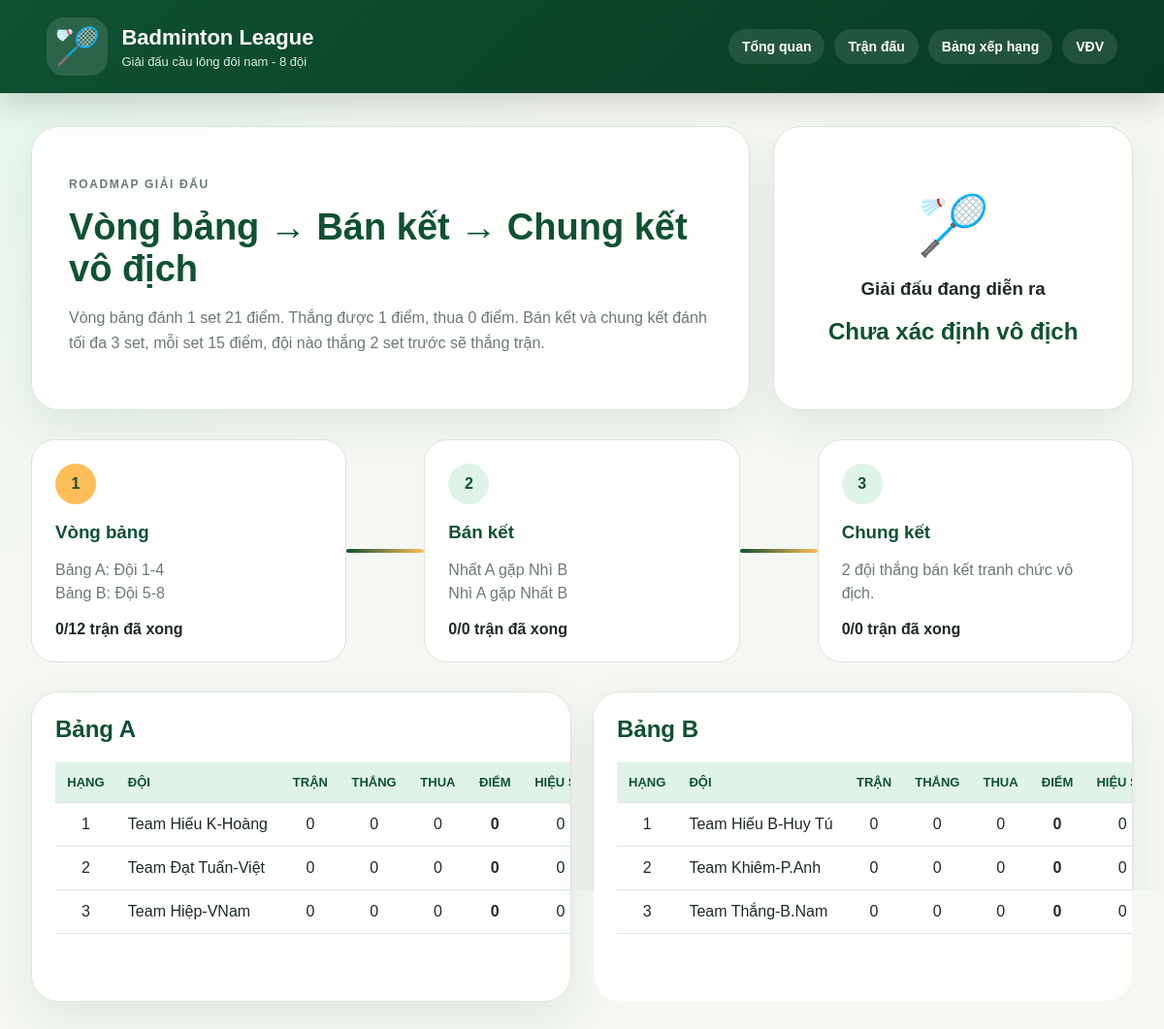
The page / on the database its author committed.
### tables this page shows
CREATE TABLE teams (
            id INTEGER PRIMARY KEY AUTOINCREMENT,
            name TEXT NOT NULL UNIQUE,
            group_name TEXT NOT NULL
        );

### app.py (the view)
@app.route('/')
def index():
    generate_semifinals_if_ready()
    generate_final_if_ready()
    return render_template('index.html', roadmap=roadmap_status(), standings_a=group_standings('A'), standings_b=group_standings('B'))

### app.py (called while the page is built, shortened)
def get_db():
    conn = sqlite3.connect(DB_PATH)
    conn.row_factory = sqlite3.Row
    return conn

def all_group_matches_finished():
    conn = get_db()
    row = conn.execute("SELECT COUNT(*) AS c FROM matches WHERE stage='group' AND status!='finished'").fetchone()
    return row['c'] == 0

def generate_semifinals_if_ready():
    if not all_group_matches_finished():
        return False

def generate_final_if_ready():
    conn = get_db()
    cur = conn.cursor()
    cur.execute("SELECT COUNT(*) AS c FROM matches WHERE stage='final'")
    if cur.fetchone()['c'] > 0:
        conn.close()
        return True
    semis = conn.execute("SELECT * FROM matches WHERE stage='semifinal' ORDER BY display_order").fetchall()
    if len(semis) != 2 or any(m['status'] != 'finished' or not m['winner_id'] for m in semis):
        conn.close()
        return False
    cur.execute('''INSERT INTO matches(stage, round_name, team1_id, team2_id, display_order)
                   VALUES ('final', 'Chung kết vô địch', ?, ?, 200)''', (semis[0]['winner_id'], semis[1]['winner_id']))
    conn.commit()
    conn.close()
    return True

### templates/index.html
{% extends 'base.html' %}
{% block content %}
<section class="hero">
    <div>
        <p class="eyebrow">Roadmap giải đấu</p>
        <h2>Vòng bảng → Bán kết → Chung kết vô địch</h2>
        <p>Vòng bảng đánh 1 set 21 điểm. Thắng được 1 điểm, thua 0 điểm. Bán kết và chung kết đánh tối đa 3 set, mỗi set 15 điểm, đội nào thắng 2 set trước sẽ thắng trận.</p>
    </div>
    <div class="hero-card">
        {% if roadmap.champion %}
            <span class="cup">🏆</span>
            <h3>Nhà vô địch</h3>
            <strong>{{ roadmap.champion }}</strong>
        {% else %}
            <span class="cup">🏸</span>
            <h3>Giải đấu đang diễn ra</h3>
            <strong>Chưa xác định vô địch</strong>
        {% endif %}
    </div>
</section>
<section class="roadmap">
    <div class="step done">
        <span>1</span>
        <h3>Vòng bảng</h3>
        <p>Bảng A: Đội 1-4<br>Bảng B: Đội 5-8</p>
        <strong>{{ roadmap.group[0] }}/{{ roadmap.group[1] }} trận đã xong</strong>
    </div>
    <div class="connector"></div>
    <div class="step {% if roadmap.semifinal[1] > 0 %}done{% endif %}">
        <span>2</span>
        <h3>Bán kết</h3>
        <p>Nhất A gặp Nhì B<br>Nhì A gặp Nhất B</p>
        <strong>{{ roadmap.semifinal[0] }}/{{ roadmap.semifinal[1] }} trận đã xong</strong>
    </div>
    <div class="connector"></div>
    <div class="step {% if roadmap.final[1] > 0 %}done{% endif %}">
        <span>3</span>
        <h3>Chung kết</h3>
        <p>2 đội thắng bán kết tranh chức vô địch.</p>
        <strong>{{ roadmap.final[0] }}/{{ roadmap.final[1] }} trận đã xong</strong>
    </div>
</section>
<section class="grid-2">
    {% include 'standings_table.html' with context %}
</section>
{% endblock %}

### templates/standings_table.html
<div class="card">
    <h2>Bảng A</h2>
    <table>
        <thead><tr><th>Hạng</th><th>Đội</th><th>Trận</th><th>Thắng</th><th>Thua</th><th>Điểm</th><th>Hiệu số</th></tr></thead>
        <tbody>
        {% for row in standings_a %}
            <tr>
                <td>{{ loop.index }}</td><td>{{ row.team_name }}</td><td>{{ row.played }}</td><td>{{ row.wins }}</td><td>{{ row.losses }}</td><td><b>{{ row.points }}</b></td><td>{{ row.diff }}</td>
            </tr>
        {% endfor %}
        </tbody>
    </table>
</div>
<div class="card">
    <h2>Bảng B</h2>
    <table>
        <thead><tr><th>Hạng</th><th>Đội</th><th>Trận</th><th>Thắng</th><th>Thua</th><th>Điểm</th><th>Hiệu số</th></tr></thead>
        <tbody>
        {% for row in standings_b %}
            <tr>
                <td>{{ loop.index }}</td><td>{{ row.team_name }}</td><td>{{ row.played }}</td><td>{{ row.wins }}</td><td>{{ row.losses }}</td><td><b>{{ row.points }}</b></td><td>{{ row.diff }}</td>
            </tr>
        {% endfor %}
        </tbody>
    </table>
</div>

### static/style.css (style rules this page uses)
:root { --bg: #f4f7f2; --card: #ffffff; --green: #0f5132; --green-2: #177245; --mint: #dff3e8; --gold: #ffbd59; --text: #1f2a24; --muted: #6c7a72; --danger: #b42318; --line: #dbe5dd; }
* { box-sizing: border-box; }
body { margin: 0; font-family: Arial, Helvetica, sans-serif; background: radial-gradient(circle at top left, #e4f6ea, transparent 35%), var(--bg); color: var(--text); }
.hero { display: grid; grid-template-columns: 1.6fr .8fr; gap: 24px; align-items: stretch; margin-bottom: 28px; }
.hero > div, .card, .match-card, .player-card, .profile { background: rgba(255,255,255,.88); border: 1px solid var(--line); border-radius: 28px; box-shadow: 0 18px 45px rgba(15,81,50,.08); }
.hero > div:first-child { padding: 38px; }
.eyebrow { color: var(--green-2); text-transform: uppercase; letter-spacing: 1.6px; font-size: 12px; font-weight: 800; }
.hero h2, .section-title h2 { font-size: 38px; margin: 8px 0 12px; color: var(--green); }
.hero p, .section-title p { line-height: 1.65; color: var(--muted); }
.hero-card { padding: 30px; display: flex; flex-direction: column; justify-content: center; align-items: center; text-align: center; }
.cup { font-size: 60px; }
.hero-card strong { font-size: 24px; color: var(--green); }
.roadmap { display: grid; grid-template-columns: 1fr 80px 1fr 80px 1fr; align-items: center; margin: 30px 0; }
.step { background: white; border: 1px solid var(--line); border-radius: 24px; padding: 24px; min-height: 190px; }
.step span { display: inline-grid; place-items: center; width: 42px; height: 42px; border-radius: 50%; background: var(--mint); color: var(--green); font-weight: 900; }
.step.done span { background: var(--gold); }
.step h3 { color: var(--green); margin-bottom: 6px; }
.step p { color: var(--muted); line-height: 1.5; }
.connector { height: 4px; background: linear-gradient(90deg, var(--green), var(--gold)); border-radius: 999px; }
.grid-2 { display: grid; grid-template-columns: 1fr 1fr; gap: 22px; }
.card { padding: 24px; overflow: auto; }
.card h2, .card h3 { color: var(--green); margin-top: 0; }
table { width: 100%; border-collapse: collapse; min-width: 560px; }
th, td { padding: 13px 12px; text-align: center; border-bottom: 1px solid var(--line); }
th { background: var(--mint); color: var(--green); font-size: 13px; text-transform: uppercase; }
td:nth-child(2), th:nth-child(2) { text-align: left; }

### rows shown on the page
teams: team_name "Team Hiếu K-Hoàng", played "0", wins "0", losses "0", points "0", diff "0"
teams: team_name "Team Đạt Tuấn-Việt", played "0", wins "0", losses "0", points "0", diff "0"
teams: team_name "Team Hiệp-VNam", played "0", wins "0", losses "0", points "0", diff "0"
teams: team_name "Team Hiếu B-Huy Tú", played "0", wins "0", losses "0", points "0", diff "0"
teams: team_name "Team Khiêm-P.Anh", played "0", wins "0", losses "0", points "0", diff "0"
teams: team_name "Team Thắng-B.Nam", played "0", wins "0", losses "0", points "0", diff "0"

### other values the page prints
{{ roadmap.group[0] }} "0"
{{ roadmap.group[1] }} "12"
{{ roadmap.semifinal[0] }} "0"
{{ roadmap.semifinal[1] }} "0"
{{ roadmap.final[0] }} "0"
{{ roadmap.final[1] }} "0"
